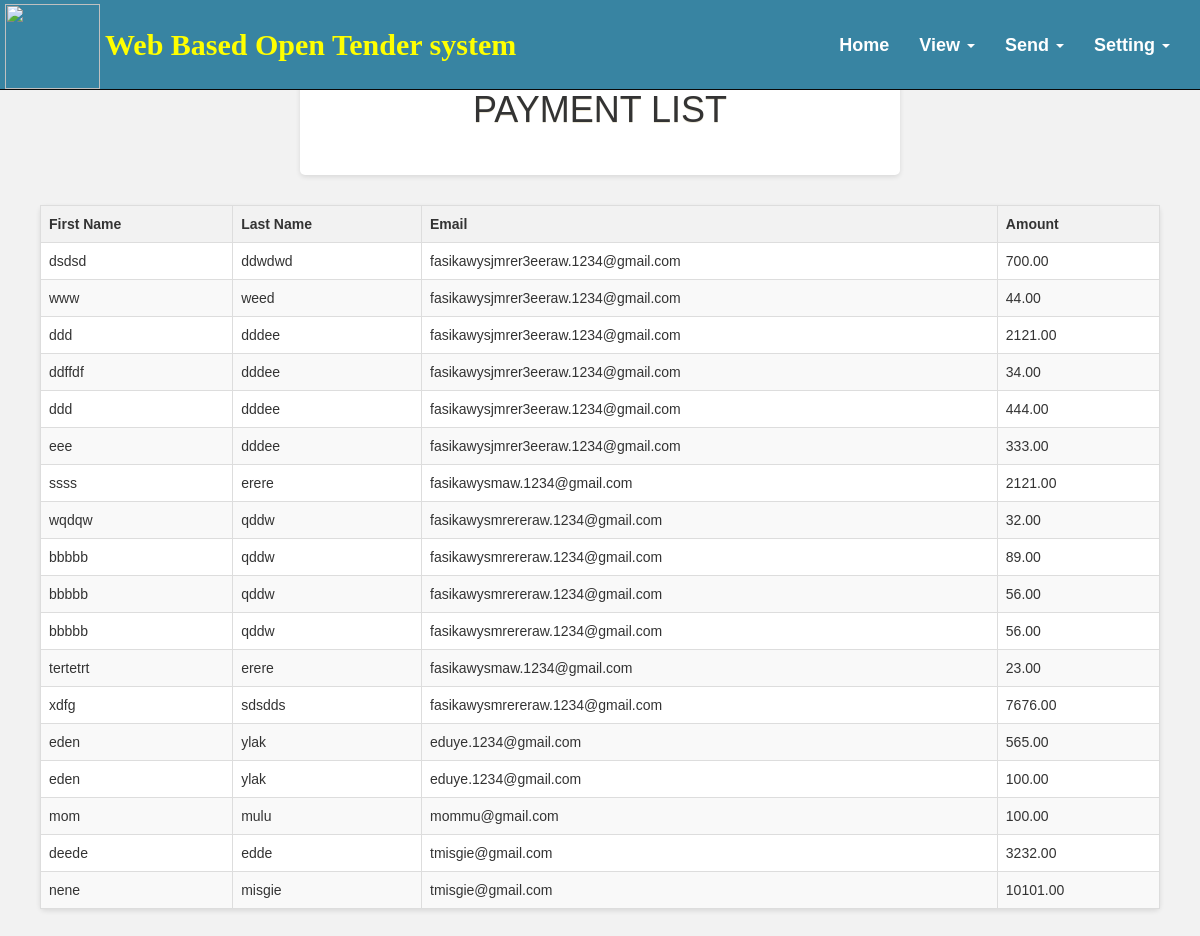
Page /displaypayment.php on the committed database.
### tables this page shows
CREATE TABLE `webhook_data` (
  `id` int(11) NOT NULL,
  `event` varchar(255) NOT NULL,
  `first_name` varchar(100) NOT NULL,
  `last_name` varchar(100) NOT NULL,
  `email` varchar(100) NOT NULL,
  `mobile` varchar(20) DEFAULT NULL,
  `currency` varchar(10) NOT NULL,
  `amount` decimal(10,2) NOT NULL,
  `charge` decimal(10,2) NOT NULL,
  `status` varchar(50) NOT NULL,
  `mode` varchar(50) NOT NULL,
  `reference` varchar(255) NOT NULL,
  `created_at` datetime NOT NULL,
  `updated_at` datetime NOT NULL,
  `type` varchar(50) NOT NULL,
  `tx_ref` varchar(255) DEFAULT NULL,
  `payment_method` varchar(50) DEFAULT NULL,
  `title` varchar(255) DEFAULT NULL,
  `description` text DEFAULT NULL,
  `logo` varchar(255) DEFAULT NULL,
  `meta` text DEFAULT NULL
);

### displaypayment.php (the view, shortened to what this page needs)
<?php
$servername = "localhost";
$username = "root";
$password = "";
$dbname = "tender";
$link = mysqli_connect($servername, $username, $password, $dbname);
$query = "SELECT * FROM webhook_data";
$result = mysqli_query($link, $query);
$registered_data = array();
if ($result && mysqli_num_rows($result) > 0) {
    while ($row = mysqli_fetch_assoc($result)) {
        $registered_data[] = $row;
    }
}
?>
<!DOCTYPE html>
<html>
<head>
 <link rel="stylesheet" href="css/fontawesome.min.css">
  <link rel="stylesheet" href="css1/mystyle1.min.css">
 <link href="css/animate/animate.min.css" rel="stylesheet">
 <link href="css/ionicons/css/ionicons.min.css" rel="stylesheet">
  <link rel="stylesheet" type="text/css" href="css/login33.css">
<link rel="stylesheet" type="text/css" href="css/stylelogin.css">
  <link rel="stylesheet" type="text/css" href="css/index.css">
  <link rel="stylesheet" href="css/fontawesome.min.css">
</head>
<body data-spy="scroll" data-target=".navbar" data-offset="50">
<nav class="navbar navbar-inverse navbar-fixed-top">
  <div class="container-fluid">
  <div class="navbar-header">
     <h3> <a class="navbar-brand1" href="#">Web Based Open Tender system</a></h3>
     <a href="index.php"><img style="margin-top:-90px;margin-left:-10px;" src="images/ww.png" width="95px"
   height="85px"></a>
    </div>
    <div>
      <div class="collapse navbar-collapse" id="myNavbar">
        <ul class="nav menu">
           <li> <a href="finance.php" ><span class="glyphicon glyphicon-home"></span>Home</a></li>
            <li class="dropdown"><a class="dropdown-toggle" data-toggle="dropdown" href="#">View <span class="caret"></span></a>
          </li>
		  <li class="dropdown"><a class="dropdown-toggle" data-toggle="dropdown" href="#">Send <span class="caret"></span></a>
          </li>
          <li class="dropdown"><a class="dropdown-toggle" data-toggle="dropdown" href="#">Setting <span class="caret"></span></a>
          </li>
        </ul>
      </div>
    </div>
  </div>
</nav>
<form id="paymentForm" method="POST" action="https://api.chapa.co/v1/hosted/pay">
        <h1> PAYMENT LIST</h1>
    </form>
    <table border="1">
        <thead>
            <tr>
                <th>First Name</th>
                <th>Last Name</th>
                <th>Email</th>
                <th>Amount</th>
            </tr>
        </thead>
        <tbody>
            <?php foreach ($registered_data as $data): ?>
            <tr>
                <td><?php echo $data['first_name']; ?></td>
                <td><?php echo $data['last_name']; ?></td>
                <td><?php echo $data['email']; ?></td>
                <td><?php echo $data['amount']; ?></td>
            </tr>
            <?php endforeach; ?>
        </tbody>
    </table>
</body>
</html>

### css/login33.css (style rules this page uses)
h1 { margin-bottom:20px; text-align:center;text-shadow:0 1px 0 #ede8d9; }

### css/stylelogin.css (style rules this page uses)
*,:after,:before { box-sizing:border-box }
a { color:inherit;text-decoration:none }

### css/index.css (style rules this page uses)
body { margin: 0; font-family: Arial, Helvetica, sans-serif; background-color:none; overflow-y:none; }
.collapse { float:right; font-size:20px;margin-right:40px; }
.navbar { background-color:#3884a2; height:90px; }
.navbar-brand1 { margin-left:90px;margin-top:-60px;font-size:30px;font-family:san serif;font-weight:bold;color:yellow;line-height:50px; }
ul li a { font-size:18px; font-family:sans-serif; color:white; font-weight:bold; line-height:70px; }
ul { list-style-type: none; backgjround-color: #333; margin-right:-40px; }
li { float: left; }
li a { display: block; color: white; text-align: center; padding: 44px 46px; text-decoration: none; }
h1 { margin-bottom:20px; text-align:center;text-shadow:0 1px 0 #ede8d9; }

### displaypayment.php (style rules this page uses)
body { font-family: Arial, sans-serif; margin: 20px; padding: 20px; background-color: #f2f2f2; }
h1 { text-align: center; margin-top: 30px; margin-bottom: 25px; color: #333; }
form { max-width: 600px; margin: 0 auto; padding: 20px; background-color: #fff; border-radius: 5px; box-shadow: 0 2px 5px rgba(0, 0, 0, 0.1); }
table { width: 100%; border-collapse: collapse; margin-top: 30px; background-color: #fff; border-radius: 5px; box-shadow: 0 2px 5px rgba(0, 0, 0, 0.1); }
th, td { border: 1px solid #ddd; padding: 8px; text-align: left; }
th { background-color: #f2f2f2; }
tr:nth-child(even) { background-color: #f9f9f9; }

### rows in the picture
webhook_data: first_name "dsdsd", last_name "ddwdwd", email "fasikawysjmrer3eeraw.1234@gmail.com", amount "700.00"
webhook_data: first_name "www", last_name "weed", email "fasikawysjmrer3eeraw.1234@gmail.com", amount "44.00"
webhook_data: first_name "ddd", last_name "dddee", email "fasikawysjmrer3eeraw.1234@gmail.com", amount "2121.00"
webhook_data: first_name "ddffdf", last_name "dddee", email "fasikawysjmrer3eeraw.1234@gmail.com", amount "34.00"
webhook_data: first_name "ddd", last_name "dddee", email "fasikawysjmrer3eeraw.1234@gmail.com", amount "444.00"
webhook_data: first_name "eee", last_name "dddee", email "fasikawysjmrer3eeraw.1234@gmail.com", amount "333.00"
webhook_data: first_name "ssss", last_name "erere", email "fasikawysmaw.1234@gmail.com", amount "2121.00"
webhook_data: first_name "wqdqw", last_name "qddw", email "fasikawysmrereraw.1234@gmail.com", amount "32.00"
webhook_data: first_name "bbbbb", last_name "qddw", email "fasikawysmrereraw.1234@gmail.com", amount "89.00"
webhook_data: first_name "bbbbb", last_name "qddw", email "fasikawysmrereraw.1234@gmail.com", amount "56.00"
webhook_data: first_name "bbbbb", last_name "qddw", email "fasikawysmrereraw.1234@gmail.com", amount "56.00"
webhook_data: first_name "tertetrt", last_name "erere", email "fasikawysmaw.1234@gmail.com", amount "23.00"
webhook_data: first_name "xdfg", last_name "sdsdds", email "fasikawysmrereraw.1234@gmail.com", amount "7676.00"
webhook_data: first_name "eden", last_name "ylak", email "eduye.1234@gmail.com", amount "565.00"
webhook_data: first_name "eden", last_name "ylak", email "eduye.1234@gmail.com", amount "100.00"
webhook_data: first_name "mom", last_name "mulu", email "mommu@gmail.com", amount "100.00"
webhook_data: first_name "deede", last_name "edde", email "tmisgie@gmail.com", amount "3232.00"
webhook_data: first_name "nene", last_name "misgie", email "tmisgie@gmail.com", amount "10101.00"
